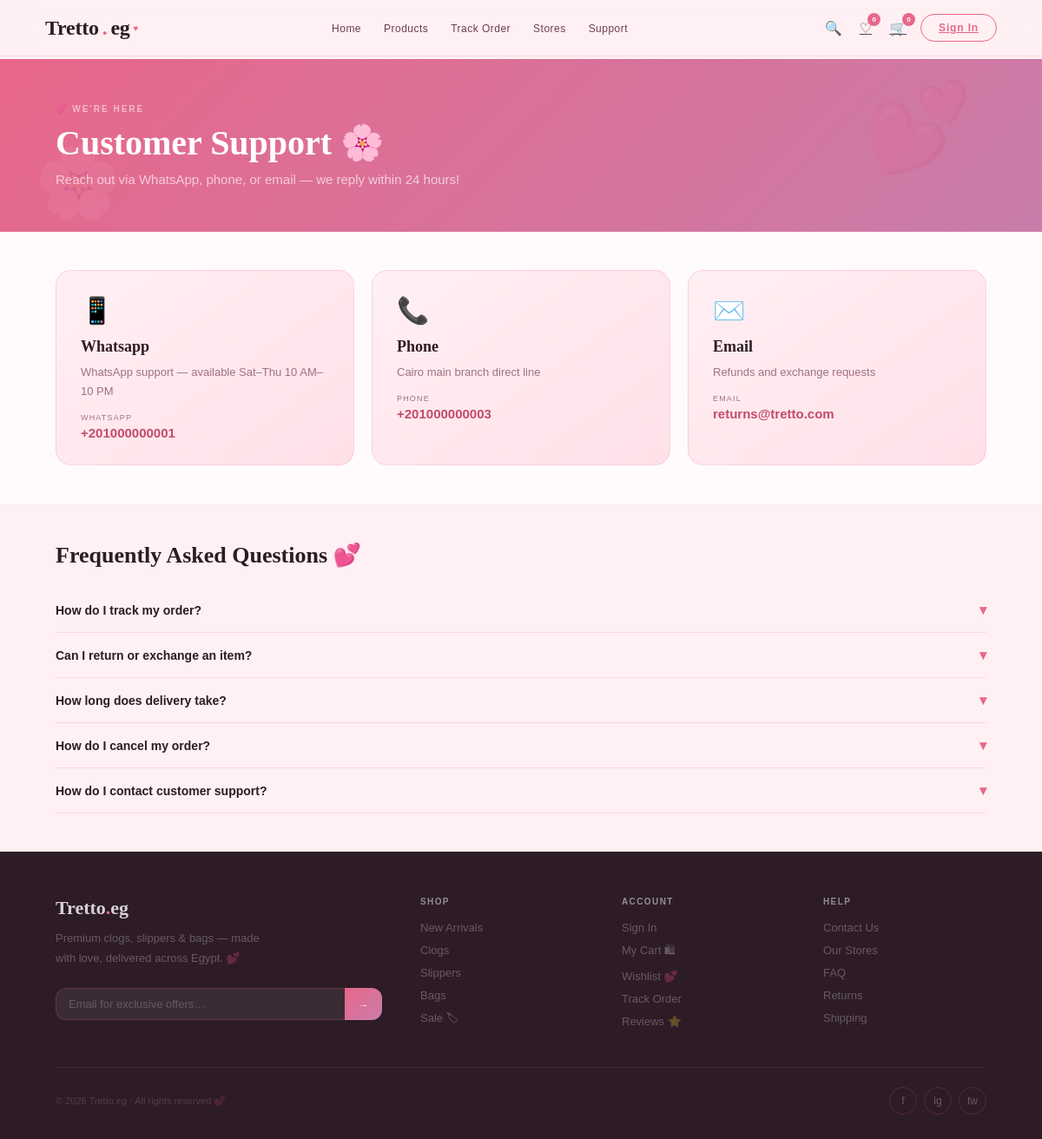
The app's page /MVC/View/GUI/support.php with its own data.
### tables this page shows
CREATE TABLE
    IF NOT EXISTS support_contacts
    (
    id       INT AUTO_INCREMENT PRIMARY KEY,
    type     ENUM
    ('whatsapp', 'phone', 'email') NOT NULL,
    value       VARCHAR
    (255) NOT NULL,
    description TEXT,
    created_at  TIMESTAMP DEFAULT CURRENT_TIMESTAMP
);

CREATE TABLE
    IF NOT EXISTS faq
    (
    id         INT AUTO_INCREMENT PRIMARY KEY,
    question   VARCHAR
    (255) NOT NULL,
    answer     TEXT NOT NULL,
    created_at TIMESTAMP DEFAULT CURRENT_TIMESTAMP
);

### MVC/Controller/support_Controller.php (called while the page is built)
<?php
require_once __DIR__ . '/../../db.php';
require_once __DIR__ . '/../Model/support.php';
class SupportController
{
    private $model;
    public function __construct()
    {
        $this->model = new SupportModel();
    }
    public function loadPage()
    {
        return [
            'supportResult' => $this->model->getContacts(),
            'faqResult' => $this->model->getFAQ(),
        ];
    }
}

### MVC/Model/support.php (called while the page is built)
<?php
class SupportModel
{
    public $db;
    public function __construct()
    {
        global $conn;
        $this->db = $conn;
    }
    public function getContacts()
    {
        return $this->db->query("SELECT * FROM support_contacts ORDER BY id ASC");
    }
    public function getFAQ()
    {
        return $this->db->query("SELECT * FROM faq ORDER BY id ASC");
    }
}

### MVC/View/GUI/support.php (the view, shortened to what this page needs)
<?php
require_once __DIR__ . '/../../Controller/support_Controller.php';
$controller = new SupportController();
$data = $controller->loadPage();
$supportResult = $data['supportResult'];
$faqResult = $data['faqResult'];
?>
<!DOCTYPE html>
<html lang="en">
<head>
    <link rel="stylesheet" href="../css/navbar.css">
    <link rel="stylesheet" href="../css/main.css">
    <link rel="stylesheet" href="../css/support.css">
</head>
<body>
    <?php include 'component/navbar.php'; ?>
    <div class="page" id="page-support">
        <div class="support-hero">
            <div class="sec-tag" style="color:rgba(255,255,255,.55)">
                💕 We're Here
            </div>
            <div class="support-hero-title">
                Customer Support 🌸
            </div>
            <div class="support-hero-sub">
                Reach out via WhatsApp, phone, or email — we reply within 24 hours!
            </div>
        </div>
        <div class="support-cards">
            <?php if ($supportResult && $supportResult->num_rows > 0): ?>
                <?php while ($row = $supportResult->fetch_assoc()): ?>
                    <div class="sup-card">
                        <div class="sup-icon">
                            <?php
                            if ($row['type'] == 'whatsapp')
                                echo "📱";
                            elseif ($row['type'] == 'phone')
                                echo "📞";
                            else
                                echo "✉️";
                            ?>
                        </div>
                        <div class="sup-title">
                            <?php echo ucfirst($row['type']); ?>
                        </div>
                        <div class="sup-txt">
                            <?php echo $row['description']; ?>
                        </div>
                        <div class="sup-lbl">
                            <?php echo ucfirst($row['type']); ?>
                        </div>
                        <div class="sup-contact">
                            <?php echo $row['value']; ?>
                        </div>
                    </div>
                <?php endwhile; ?>
            <?php else: ?>
                <p style="color:white;">No support data found</p>
            <?php endif; ?>
        </div>
        <div class="faq-section">
            <div class="faq-title">
                Frequently Asked Questions 💕
            </div>
            <?php if ($faqResult && $faqResult->num_rows > 0): ?>
                <?php while ($faq = $faqResult->fetch_assoc()): ?>
                    <div class="faq-item" onclick="toggleFaq(this)">
                        <div class="faq-q">
                            <?php echo $faq['question']; ?>
                            <span class="faq-arrow">▾</span>
                        </div>
                    </div>
                <?php endwhile; ?>
            <?php else: ?>
                <p style="color:white;">No FAQ found</p>
            <?php endif; ?>
        </div>
    </div>
    <?php include 'component/footer.php'; ?>
</body>
</html>

### MVC/View/css/main.css (style rules this page uses)
*, *::before, *::after { box-sizing: border-box; margin: 0; padding: 0 }
:root { --blush: #FFF0F3; --blush2: #FFE0E8; --blush3: #FFD6E2; --rose: #E8678A; --rose-d: #C44A6D; --rose-l: #F5A0BB; --mauve: #C97DAA; --mauve-l: #E8C3D8; --nude: #F9EEE8; --nude2: #F0DDD4; --gold: #D4A8B0; --gold-a: #C9998A; --dark: #2D1B25; --mid: #6B3D52; --muted: #A07088; --white: #FFFAFC; --border: rgba(232, 103, 138, .18); --shadow: 0 8px 40px rgba(45, 27, 37, .1); }
html { scroll-behavior: smooth }
body { font-family: 'DM Sans', sans-serif; background: var(--blush); color: var(--dark); overflow-x: hidden; min-height: 100vh }
.page { padding-top: 68px; min-height: 100vh; animation: fadeIn .35s ease; position: relative; z-index: 1 }
.sec-tag { font-size: 10px; letter-spacing: .2em; text-transform: uppercase; color: var(--rose); margin-bottom: 10px; font-weight: 700 }

### MVC/View/css/support.css (style rules this page uses)
.support-hero { background: linear-gradient(135deg, var(--rose), var(--mauve)); padding: 52px 64px; position: relative; overflow: hidden }
.support-hero::before { content: '💕'; position: absolute; right: 80px; top: 20px; font-size: 100px; opacity: .12 }
.support-hero::after { content: '🌸'; position: absolute; left: 40px; bottom: 10px; font-size: 80px; opacity: .1 }
.support-hero-title { font-family: 'Playfair Display', serif; font-size: 40px; font-weight: 700; color: #fff; margin-bottom: 10px; position: relative; z-index: 1 }
.support-hero-sub { font-size: 15px; color: rgba(255, 255, 255, .65); font-weight: 300; max-width: 480px; position: relative; z-index: 1 }
.support-cards { display: grid; grid-template-columns: repeat(3, 1fr); gap: 20px; padding: 44px 64px; background: var(--white) }
.sup-card { background: linear-gradient(145deg, var(--blush), var(--blush2)); padding: 28px; border: 1.5px solid var(--border); border-radius: 18px; transition: transform .25s, box-shadow .25s }
.sup-icon { font-size: 30px; margin-bottom: 14px }
.sup-title { font-family: 'Playfair Display', serif; font-size: 18px; font-weight: 700; color: var(--dark); margin-bottom: 8px }
.sup-txt { font-size: 13px; color: var(--muted); line-height: 1.7; font-weight: 300; margin-bottom: 14px }
.sup-lbl { font-size: 9px; letter-spacing: .13em; text-transform: uppercase; color: var(--muted); margin-bottom: 4px }
.sup-contact { font-size: 15px; font-weight: 700; color: var(--rose-d) }
.faq-section { padding: 44px 64px }
.faq-title { font-family: 'Playfair Display', serif; font-size: 26px; font-weight: 700; margin-bottom: 22px; color: var(--dark) }
.faq-item { border-bottom: 1px solid var(--border); padding: 16px 0; }
.faq-q { font-size: 14px; font-weight: 700; color: var(--dark); display: flex; justify-content: space-between; align-items: center; transition: color .2s }
.faq-arrow { font-size: 16px; color: var(--rose); transition: transform .25s }

### records on screen
support_contacts: type "Whatsapp", description "WhatsApp support — available Sat–Thu 10 AM–10 PM", type "WHATSAPP", value "+201000000001"
support_contacts: type "Phone", description "Cairo main branch direct line", type "PHONE", value "+201000000003"
support_contacts: type "Email", description "Refunds and exchange requests", type "EMAIL", value "returns@tretto.com"
faq: question "How do I track my order?"
faq: question "Can I return or exchange an item?"
faq: question "How long does delivery take?"
faq: question "How do I cancel my order?"
faq: question "How do I contact customer support?"

### other values on screen
$favCount "0"
$numCart "0"
